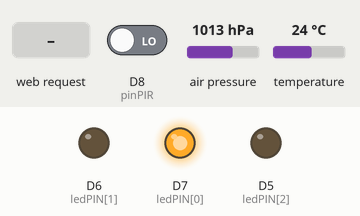
Simulated run of this sketch. Board: ESP8266 (NodeMCU). Parts: output pins drawn as LEDs (lit = HIGH). The test bench sets the inputs (shaded band); at power-on: D8 (pinPIR) LOW, air pressure 1013 hPa, temperature 24 °C. WiFi joins after 1.5 s; servers stay silent unless stated; EEPROM starts erased; what the sketch prints to the serial monitor is not drawn.

Above: at 3.7 s.
3.8 s: D8 (pinPIR) driven HIGH
At 4.6 s:
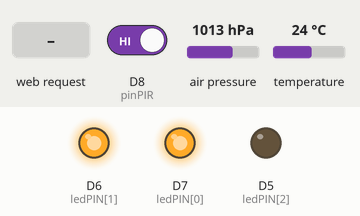
5.3 s: HTTP request GET / received
At 5.8 s:
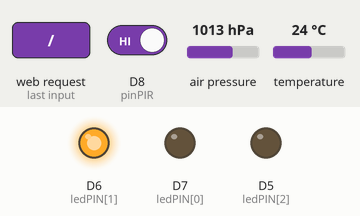
7.8 s: D8 (pinPIR) driven LOW
At 8.8 s:
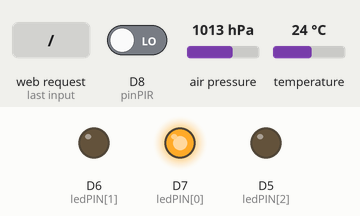
Timing chart, 0 to 10.8 s (numbered marks = the images above; inputs shaded):
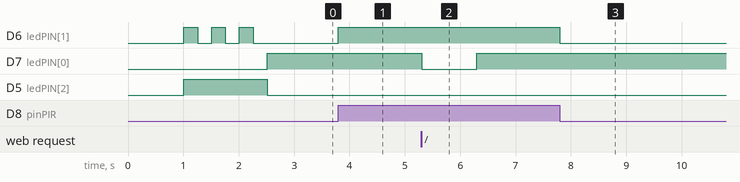

Measured:
- after the input at 3.8 s, D6 (ledPIN[1]): LOW → HIGH at once
- after the input at 5.3 s, D7 (ledPIN[0]): HIGH → LOW at once, → HIGH 1.0 s later
- after the input at 7.8 s, D6 (ledPIN[1]): HIGH → LOW at once

The sketch:

table_detector.ino
```cpp
// (licence header left out)
#include <ESP8266WiFi.h>
#include <WiFiClient.h>
#include <ESP8266WebServer.h>
#include <ESP8266mDNS.h>

#include <EEPROM.h>
#include <Wire.h>
#include <SPI.h>
#include <Adafruit_Sensor.h>
#include <Adafruit_BMP280.h>

const char wifi_ssid[] = "s4a_bgtd";
const char wifi_password[] = "******";
const uint16_t wifi_port = 80;

const uint8_t pG = 0;
const uint8_t pY = 1;
const uint8_t pR = 2;

const uint8_t ledPIN[3] = { D7, D6, D5 };

const uint8_t pinPIR = D8;

uint32_t ledTimers[3] = {0, 0, 0};
uint32_t ledTimeout[3] = {0, 0, 0}; //how long LED should light

uint32_t firstPIRdetectTime = 0;
uint32_t lastPIRdetectTime = 0;

uint32_t curStateTime = 0;


const uint32_t DEFAULT_HARDSTATE_OCCUPIED = 30; // how many secconds should pass while motion detection to assume that table is occupied
const uint32_t DEFAULT_DELAY_OCCUPIED = 120; // delay after last motion detection. If there is no motion during this delay - table is assumed to be free

uint32_t hardstate_occupied_val = DEFAULT_HARDSTATE_OCCUPIED;
uint32_t delay_occupied_val = DEFAULT_DELAY_OCCUPIED;

enum {
  TABLE_FREE = 0,
  TABLE_OCCUPIED = 1,
  TABLE_CHANGING = 2
};

uint8_t tableState;

char mesgQueue[10][172];
int8_t mesgIndx = -1;
bool enableChat = true;


ESP8266WebServer server ( wifi_port );

Adafruit_BMP280 bmp; // I2C

uint32_t readLongFromEEPROM(uint32_t address) {

  uint32_t four = EEPROM.read(address);
  uint32_t three = EEPROM.read(address + 1);
  uint32_t two = EEPROM.read(address + 2);
  uint32_t one = EEPROM.read(address + 3);

  return ((four << 0) & 0xFF) + ((three << 8) & 0xFFFF) + ((two << 16) & 0xFFFFFF) + ((one << 24) & 0xFFFFFFFF);

}

void writeLongToEEPROM(uint32_t address, uint32_t val) {

  uint32_t four = (val & 0xFF);
  uint32_t three = ((val >> 8) & 0xFF);
  uint32_t two = ((val >> 16) & 0xFF);
  uint32_t one = ((val >> 24) & 0xFF);

  //Write the 4 bytes into the eeprom memory.
  EEPROM.write(address, four);
  EEPROM.write(address + 1, three);
  EEPROM.write(address + 2, two);
  EEPROM.write(address + 3, one);


}

void readFromEEPROM() {

  Serial.println(F("Read from EEPROM"));
  uint8_t crc = EEPROM.read(0);
  Serial.print(crc);
  if (crc != 13) return;

  hardstate_occupied_val = readLongFromEEPROM(1);
  delay_occupied_val = readLongFromEEPROM(1 + 4);

}

void saveToEEPROM() {

  Serial.println(F("Save to EEPROM"));
  EEPROM.write(0, 13);

  writeLongToEEPROM(1, hardstate_occupied_val);
  writeLongToEEPROM(1 + 4, delay_occupied_val);

  EEPROM.commit();

}


bool wifiConnect() {

  uint16_t cnt = 0;

  digitalWrite(ledPIN[pR], 1);


  // Wait for connection
  while ( WiFi.status() != WL_CONNECTED ) {

    digitalWrite(ledPIN[pY], 1);
    delay ( 250 );
    Serial.print ( "." );
    digitalWrite(ledPIN[pY], 0);
    delay ( 250 );

  }

  digitalWrite(ledPIN[pR], 0);

  Serial.println ( "" );
  Serial.print ( "Connected to " );
  Serial.println ( wifi_ssid );
  Serial.print ( "IP address: " );
  Serial.println ( WiFi.localIP() );

  return true;

}

void showActivity(uint16_t timeout) {

  uint8_t color;

  switch (tableState) {
    case TABLE_FREE:
    case TABLE_CHANGING:
      color = pG;
      break;
    case TABLE_OCCUPIED:
      color = pR;
      break;

  }

  digitalWrite(ledPIN[color], 0);

  ledTimers[color] = millis();
  ledTimeout[color] = timeout;


}

void LEDhandle() {

  uint32_t curr = millis();

  switch (tableState) {
    case TABLE_FREE:
      digitalWrite(ledPIN[pR], 0);
      digitalWrite(ledPIN[pG], 1);
      break;
    case TABLE_OCCUPIED:
      digitalWrite(ledPIN[pR], 1);
      digitalWrite(ledPIN[pG], 0);
      break;
    case TABLE_CHANGING:
      break;
  }

  for (int i = 0; i < sizeof(ledTimers) / sizeof(uint32_t); i++) {
    if (ledTimeout[i] > 0) {
      if (curr - ledTimers[i] > ledTimeout[i]) {
        ledTimeout[i] = 0;
        digitalWrite(ledPIN[i], 1);
      }

    }
  }

}

void addMsg(const char * str) {

  Serial.println(mesgQueue[mesgIndx]);

  if (mesgIndx >= 9) {
    for (int i = 0; i < 9; i++) {
      strncpy(mesgQueue[i], mesgQueue[i + 1], 171);
      Serial.println("reorder");
    }
  } else {
    mesgIndx++;
  }


  int sec = millis() / 1000;

  sprintf(mesgQueue[mesgIndx], "%02d:%02d:%02d: ",  sec / 3600, (sec / 60) % 60, sec % 60);

  strncat(mesgQueue[mesgIndx], str, 160);

  Serial.print("mesgIndx=");
  Serial.print(mesgIndx);
  Serial.print(" str=");
  Serial.print(str);
  Serial.print(" mesgQueue[mesgIndx]=");
  Serial.println(mesgQueue[mesgIndx]);


}

void serverHandleAddMsg() {

  if (!enableChat) {
    server.send ( 404, "text/plain", "CHAT disabled" );
    return;
  }

  for ( uint8_t i = 0; i < server.args(); i++ ) {
    if (server.argName(i) == "msg") {

      addMsg(server.arg(i).c_str());

      String header = "HTTP/1.1 301 OK\r\nLocation: /\r\n\r\n";
      server.sendContent(header);
      return;

    }
  }

  server.send ( 404, "text/plain", "msg not found" );


}

void serverHandleConfig() {


  for ( uint8_t i = 0; i < server.args(); i++ ) {
    if (server.argName(i) == "******") {
      enableChat = false;
    }

    if (server.argName(i) == "******") {
      enableChat = true;
    }

    if (server.argName(i) == "******") {
      delay_occupied_val = server.arg(i).toInt();
      saveToEEPROM();
    }

    if (server.argName(i) == "******") {
      hardstate_occupied_val = server.arg(i).toInt();
      saveToEEPROM();
    }


  }
  String out;


  out = String("Chat: ") + (enableChat ? "YES" : "NO") + "<br />"
    + "delay_occupied = " + String(delay_occupied_val) + "<br/>"
    + "hardstate_occupied = " + String(hardstate_occupied_val);

  server.send ( 200, "text/html", out );


}

void serverHandleRoot() {

  Serial.println("serverHandleRoot");

  showActivity(1000);

  String str;
  String title;
  String subtitle1;
  String msgs;
  String temp;

  char strbuffer[40];


  int sec = millis() / 1000;
  int min = sec / 60;
  int hr = min / 60;

  uint32_t statemin, statehr;

  statemin = (millis() - curStateTime) / 1000 / 60;
  statehr = statemin / 60;


  switch (tableState) {
    case TABLE_FREE:

    case TABLE_CHANGING:
      sprintf( strbuffer, "[ FREE%s %d hours %d minutes ]", tableState == TABLE_CHANGING ? " (?)" : "", statehr, statemin % 60);

      subtitle1 = String("<h2 class='c1 p2' style='background-color: darkgreen'>TABLE IS FREE</h2>");
      tableState == TABLE_CHANGING ? subtitle1 += "<p>Hold a sec... Something is moving near the table...</p>" : subtitle1 += "<p>It is time to play a game!</p>";
      subtitle1 += "The table has been free for " + String(statehr) + " hours and " + String(statemin % 60) + " minutes";


      break;
    case TABLE_OCCUPIED:
      sprintf( strbuffer, "[ OCCUPIED %d minutes ]", statemin);

      subtitle1 = String("<h2 class='c1 p2' style='background-color: darkred'>TABLE IS OCCUPIED</h2>")
                  + "<p>Be patient!</p>"
                  + "The table was occupied " + String(statemin) + " minutes ago";


      break;
  }

  temp = String(bmp.readTemperature()) + " *C, " + String(bmp.readPressure()) + " Pa";

  title = String(strbuffer);

  Serial.println(mesgIndx);

  for (int8_t i = 0; i <= mesgIndx; i++) {
    msgs = msgs + String(mesgQueue[i]) + "<br/>";
  }

  sprintf(strbuffer, "%02d:%02d:%02d",  hr, min % 60, sec % 60);

  str = "<html>\
<html>\
<head>\
<meta name='viewport' content='width=device-width, initial-scale=1.0'>\
<title>" + title + " Table soccer detector!</title>\
<style> .c1 {color:#fff} .p2 {padding:10px} body {background-color: #eee; font-family: Verdana; color: #333; font-size: 12px; margin: 0 auto}</style>\
</head>\
<body>\
<div style='text-align: center'>"
        + subtitle1 +
        "<p style='margin-top: 20px'>System uptime: " + String(strbuffer) + "</p>\
<p class='c1 p2' style='background-color: #333'>Last messages</p>\
<pre style='margin:40px auto; text-align: left;max-width:500px'>" + msgs + "</pre>\
<form method=GET action='/addMsg'>Msg: <input type=text name=msg maxlength=160/><button type=submit>Send</button></form>\
<p class='c1 p2' style='background-color: #888;'>Author: Rafal Bednarz &lt;shipitday@rbednarz.pl&gt; [" + temp + "]</p>\
</div>\
</body>\
</html>";

  server.send ( 200, "text/html", str );

}

void PIRhandle() {

  uint8_t state = digitalRead(pinPIR);

  digitalWrite(ledPIN[pY], state);

  uint32_t curr = millis();

  // jezeli podczas kolejnych detekcji minelo wiecej czasu niz [delay_occupied] to zaczynamy liczyc od nowa
  // jezeli bedzie nieustanna detekcja (z przerwami nie wiekszymi niz delay) w czasie [hardstate] - to stol zajety

  if (curr - lastPIRdetectTime > delay_occupied_val * 1000) { //od ostatniej detekcji minelo wiecej niz DELAY_OCCUPIED sek

    if (tableState == TABLE_OCCUPIED) {
      curStateTime = millis();
    }

    tableState = TABLE_FREE;

    if (state) {
      firstPIRdetectTime = curr; // assume this is new detection

    }


  }


  if (state) {

    lastPIRdetectTime = curr;

    if (lastPIRdetectTime - firstPIRdetectTime > hardstate_occupied_val * 1000) {

      tableState = TABLE_OCCUPIED;
      curStateTime = firstPIRdetectTime;

    } else {

      tableState = TABLE_CHANGING;

    }


  }


}

void setup ( void ) {

  pinMode ( ledPIN[pG], OUTPUT );
  pinMode ( ledPIN[pY], OUTPUT );
  pinMode ( ledPIN[pR], OUTPUT );

  digitalWrite(ledPIN[pG], 0);
  digitalWrite(ledPIN[pY], 0);
  digitalWrite(ledPIN[pR], 0);

  Serial.begin ( 115200 );

  EEPROM.begin(512);

  tableState = TABLE_FREE;
  curStateTime = millis();
  delay(1000);

  // uncomment it while compiling:
  //saveToEEPROM();

  readFromEEPROM();


  Serial.println("Current config values: ");
  Serial.println("hardstate_occupied_val = " + String(hardstate_occupied_val));
  Serial.println("delay_occupied_val = " + String(delay_occupied_val));

  Serial.println("Trying to connect to WIFI: " + String(wifi_ssid) + " with password: " + String(wifi_password));


  WiFi.begin ( wifi_ssid, wifi_password );

  wifiConnect();

  server.on ( "/", serverHandleRoot );
  server.on ( "/addMsg", serverHandleAddMsg );
  server.on ( "/config", serverHandleConfig );

  if (!bmp.begin()) {
    Serial.println(F("Could not find a valid BMP280 sensor, check wiring!"));
  }

  Serial.print(F("Temperature = "));
  Serial.print(bmp.readTemperature());
  Serial.println(" *C");

  Serial.print(F("Pressure = "));
  Serial.print(bmp.readPressure());
  Serial.println(" Pa");


  server.begin();


}


void loop ( void ) {

  LEDhandle();

  PIRhandle();

  server.handleClient();

  if (WiFi.status() != WL_CONNECTED) {
      Serial.println("reconnecting...");
      wifiConnect();
  }

}
```
